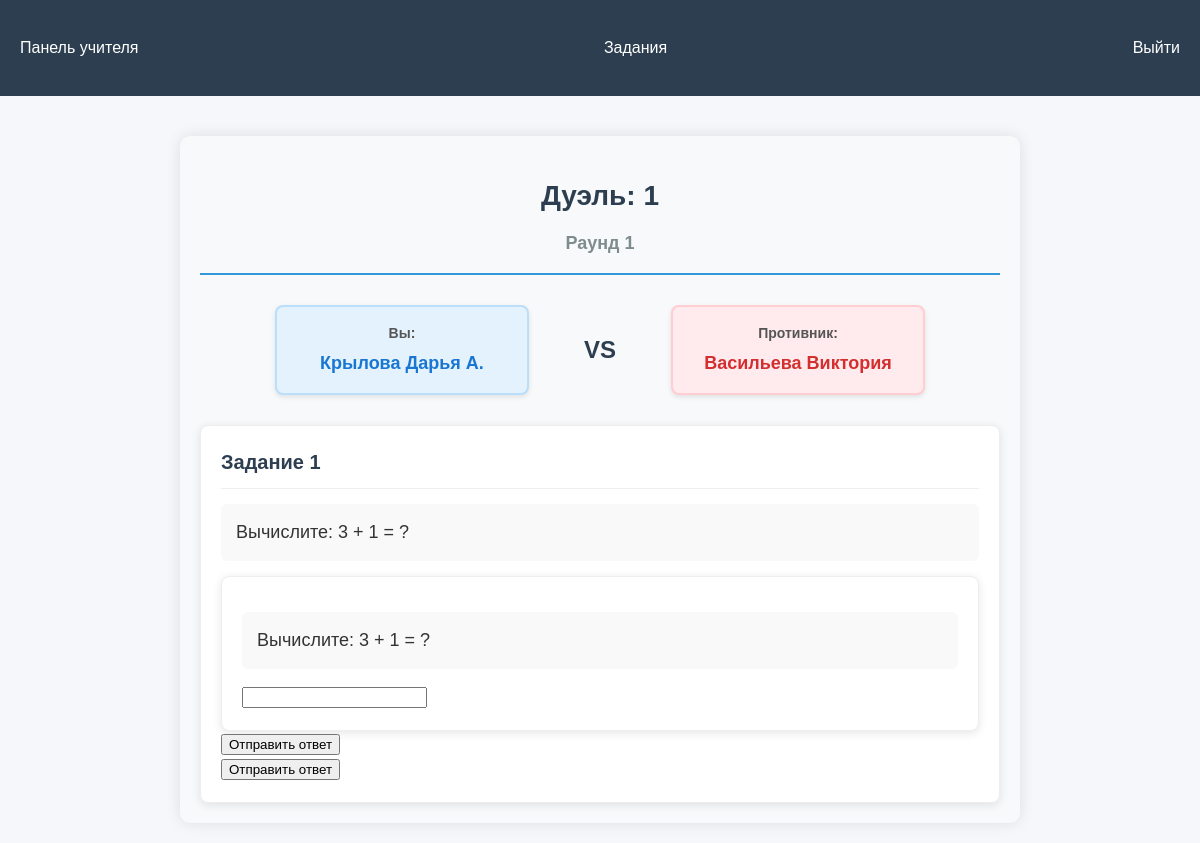
Screenshot of /student_duel/1 (signed in) with the database file from the repository.
### tables this page shows
CREATE TABLE duel_matches (
    id INTEGER PRIMARY KEY,
    duel_id INTEGER NOT NULL,
    round_number INTEGER NOT NULL,
    bracket_type TEXT NOT NULL CHECK(bracket_type IN ('upper', 'lower', 'final')),
    student1_id INTEGER,
    student2_id INTEGER,
    task_id INTEGER,
    winner_id INTEGER,
    generated_task TEXT,          -- Добавлено для хранения сгенерированных заданий
    correct_answer TEXT,          -- Добавлено для хранения правильных ответов
    created_at TIMESTAMP DEFAULT CURRENT_TIMESTAMP,
    FOREIGN KEY (duel_id) REFERENCES math_duels(id),
    FOREIGN KEY (student1_id) REFERENCES students(id),
    FOREIGN KEY (student2_id) REFERENCES students(id),
    FOREIGN KEY (task_id) REFERENCES tasks(id),
    FOREIGN KEY (winner_id) REFERENCES students(id),
    CHECK (
        (student1_id IS NOT NULL OR student2_id IS NOT NULL) AND
        (winner_id IS NULL OR winner_id IN (student1_id, student2_id))
)
        );

CREATE TABLE students (
            id INTEGER PRIMARY KEY,
            name TEXT NOT NULL,
            class_id INTEGER,
            FOREIGN KEY (class_id) REFERENCES classes (id)
        );

### app.py (the view)
@app.route('/student_duel/<int:duel_id>')
def student_duel_view(duel_id):
    if 'student_id' not in session:
        return redirect(url_for('index'))
    conn = create_connection()
    try:
        cursor = conn.cursor()
        cursor.execute("SELECT id, name, current_round FROM math_duels WHERE id = ?", (duel_id,))
        duel = dict(cursor.fetchone() or {})
        cursor.execute("SELECT id, name FROM students WHERE id = ?", (session['student_id'],))
        current_student = dict(cursor.fetchone() or {})
        cursor.execute("""
            SELECT dm.*, s1.name as student1_name, s2.name as student2_name
            FROM duel_matches dm
            LEFT JOIN students s1 ON dm.student1_id = s1.id
            LEFT JOIN students s2 ON dm.student2_id = s2.id
            WHERE dm.duel_id = ? AND (dm.student1_id = ? OR dm.student2_id = ?)
            ORDER BY dm.round_number DESC LIMIT 1
        """, (duel_id, session['student_id'], session['student_id']))
        match = dict(cursor.fetchone() or {})
        if not match:
            flash("У вас нет активных матчей", "warning")
            return redirect(url_for('student_lessons', student_id=session['student_id']))
        opponent = {
            'id': match['student1_id'] if match['student1_id'] != session['student_id'] else match['student2_id'],
            'name': match['student1_name'] if match['student1_id'] != session['student_id'] else match['student2_name']
        }
        tasks = []
        if 'generated_task' in match and match['generated_task']:
            task_texts = match['generated_task'].split('\n')
            answers = match.get('correct_answer', '').split('\n')
            tasks = [{'text': text, 'answer': answers[i] if i < len(answers) else ''}
                    for i, text in enumerate(task_texts)]
        return render_template('student_duel.html',
                            duel=duel,
                            match=match,
                            current_student=current_student,
                            opponent=opponent,
                            tasks=tasks)
    except Exception as e:
        flash(f"Ошибка: {str(e)}", "error")
        return redirect(url_for('index'))
    finally:
        conn.close()

### app.py (called while the page is built)
@app.before_request
def check_concurrent_users():
    if request.path.startswith('/student'):
        if len(session) > 40:
            abort(503, "Сервер перегружен, попробуйте позже")

### db.py (called while the page is built)
def create_connection(db_file="database.db"):
    conn = None
    try:
        conn = sqlite3.connect(
            db_file,
            timeout=30,  # 30 секунд ожидания при блокировке
            check_same_thread=False  # Для многопоточной работы
        )
        conn.row_factory = sqlite3.Row
        conn.execute("PRAGMA journal_mode=WAL")
        conn.execute("PRAGMA synchronous=NORMAL")
        return conn
    except Error as e:
        app.logger.error(f"Ошибка подключения: {e}")
        return None

### templates/student_duel.html (shortened to what this page needs)
{% extends "base.html" %}
{% block content %}
<div class="student-duel-container">
    <div class="duel-header">
        <h1>Дуэль: {% if duel and 'name' in duel %}{{ duel['name'] }}{% else %}Без названия{% endif %}</h1>
        <div class="round-info">Раунд {% if match and 'round_number' in match %}{{ match['round_number'] }}{% else %}1{% endif %}</div>
    </div>
    <div class="duel-match">
        <div class="players">
            <div class="player you">
                <span class="player-label">Вы:</span>
                <span class="player-name">
                    {% if current_student and 'name' in current_student %}
                        {{ current_student['name'] }}
                    {% else %}
                        Неизвестный ученик
                    {% endif %}
                </span>
            </div>
            <div class="vs">VS</div>
            <div class="player opponent">
                <span class="player-label">Противник:</span>
                <span class="player-name">
                    {% if opponent and 'name' in opponent %}
                        {{ opponent['name'] }}
                    {% else %}
                        Неизвестный противник
                    {% endif %}
                </span>
            </div>
        </div>
        <div class="task-section">
            {% if tasks %}
            <div class="tasks-list">
                {% for task in tasks %}
                <div class="task-card">
                    <h3 class="task-title">Задание {{ loop.index }}</h3>
                    <div class="task-content">
                        {% if 'text' in task %}
                            {{ task['text'] }}
                        {% else %}
                            Текст задания не загружен
                        {% endif %}
                    </div>
                    <form method="POST" action="{{ url_for('submit_duel_answers') }}">
                        <form method="POST" action="{{ url_for('submit_duel_answers') }}">
                            {% for task in tasks %}
                            <div class="task-card">
                                <div class="task-content">{{ task.text }}</div>
                                <input type="number" name="answer" required>
                            </div>
                            {% endfor %}
                            <button type="submit">Отправить ответ</button>
                        </form>
                        <button type="submit">Отправить ответ</button>
                    </form>
                </div>
                {% endfor %}
            </div>
            {% else %}
            <div class="no-tasks-message">
                <p>Ожидаем назначения заданий. Пожалуйста, обновите страницу позже.</p>
            </div>
            {% endif %}
        </div>
    </div>
</div>
{% endblock %}

### static/style.css (style rules this page uses)
body { font-family: 'Arial', sans-serif; margin: 0; padding: 0; background-color: #f5f7fa; color: #333; line-height: 1.6; }
.lessons-list, .tasks-list { display: grid; grid-template-columns: repeat(auto-fill, minmax(300px, 1fr)); gap: 20px; margin-top: 20px; }
.lesson-card, .task-card { background: white; padding: 20px; border-radius: 8px; box-shadow: 0 2px 5px rgba(0,0,0,0.1); }
.vs { margin: 0 10px; color: #666; }

### templates/student_duel.html (style rules this page uses)
.student-duel-container { max-width: 800px; margin: 0 auto; padding: 20px; font-family: 'Arial', sans-serif; background-color: #f8f9fa; border-radius: 10px; box-shadow: 0 0 15px rgba(0,0,0,0.1); }
.duel-header { text-align: center; margin-bottom: 30px; padding-bottom: 15px; border-bottom: 2px solid #3498db; }
.duel-header h1 { color: #2c3e50; margin-bottom: 10px; font-size: 28px; }
.round-info { font-size: 18px; color: #7f8c8d; font-weight: bold; }
.players { display: flex; justify-content: center; align-items: center; gap: 30px; margin-bottom: 30px; flex-wrap: wrap; }
.player { padding: 15px 25px; border-radius: 8px; font-weight: bold; text-align: center; min-width: 200px; box-shadow: 0 2px 5px rgba(0,0,0,0.1); }
.player-label { display: block; font-size: 14px; margin-bottom: 5px; color: #555; }
.player-name { font-size: 18px; }
.you { background: #e3f2fd; color: #1976d2; border: 2px solid #bbdefb; }
.opponent { background: #ffebee; color: #d32f2f; border: 2px solid #ffcdd2; }
.vs { font-size: 24px; font-weight: bold; color: #2c3e50; padding: 0 15px; }
.task-section { margin-top: 30px; }
.tasks-list { display: flex; flex-direction: column; gap: 20px; }
.task-card { background: white; border-radius: 8px; padding: 20px; box-shadow: 0 2px 10px rgba(0,0,0,0.1); border: 1px solid #eee; }
.task-title { color: #2c3e50; margin-top: 0; margin-bottom: 15px; padding-bottom: 10px; border-bottom: 1px solid #eee; font-size: 20px; }
.task-content { font-size: 18px; margin: 15px 0; padding: 15px; background: #f9f9f9; border-radius: 6px; line-height: 1.5; }

### rows the page displays
duel_matches: round_number "1", text "Вычислите: 3 + 1 = ?"
students: name "Крылова Дарья А."
students: name "Васильева Виктория"

### other values shown
{{ duel['name'] }} "1"
